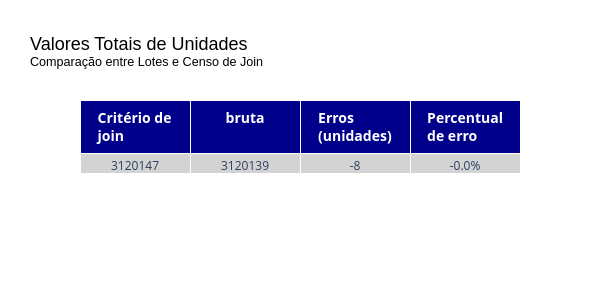

The code cell stored with this chart in its notebook:
### Code cell
fig = go.Figure(data=[go.Table(
    header=dict(values=["<b>" + col + "</b>" for col in result.columns],
                fill_color="darkblue",
                font=dict(color="white", size=14),
                align="center"),
    cells=dict(values=[result[col] for col in result.columns],
               fill_color="lightgray",
               font=dict(size=12),
               align="center"))
])

fig.update_layout(
    title="Valores Totais de Unidades<br><sup>Comparação entre Lotes e Censo de Join</sup>",
    title_font=dict(size=18, family="Arial", color="black"),
    width=600, height=300
)

fig.show()

### Figure 1 — Plotly figure (JSON) as saved in the notebook; plotly's stock layout.template omitted (floating-point values rounded to 4 significant figures)
{"data": [{"cells": {"align": "center", "fill": {"color": "lightgray"}, "font": {"size": 12}, "values": [[3120147], [3120139], [-8], ["-0.0%"]]}, "header": {"align": "center", "fill": {"color": "darkblue"}, "font": {"color": "white", "size": 14}, "values": ["<b>Critério de join</b>", "<b>bruta</b>", "<b>Erros (unidades)</b>", "<b>Percentual de erro</b>"]}, "type": "table"}], "layout": {"height": 300, "title": {"font": {"color": "black", "family": "Arial", "size": 18}, "text": "Valores Totais de Unidades<br><sup>Comparação entre Lotes e Censo de Join</sup>"}, "width": 600}}
